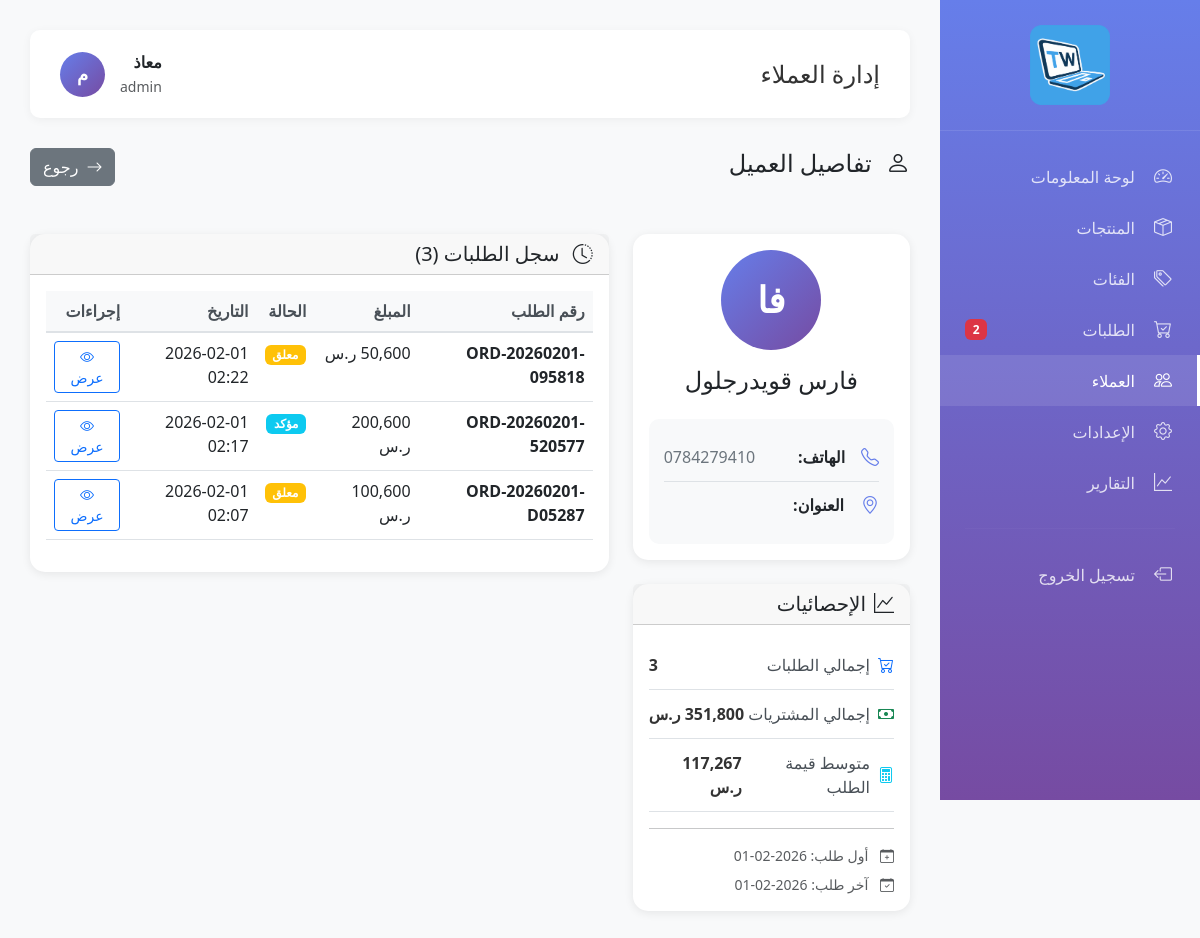
Screenshot of /admin/customers.php?view=0784279410 (signed in) with the database file from the repository.
### tables this page shows
CREATE TABLE `settings` (
  `id` int(11) NOT NULL,
  `setting_key` varchar(100) NOT NULL,
  `setting_value` text DEFAULT NULL,
  `setting_type` enum('text','number','boolean','json') DEFAULT 'text',
  `description` varchar(255) DEFAULT NULL,
  `updated_at` timestamp NOT NULL DEFAULT current_timestamp() ON UPDATE current_timestamp()
);

CREATE TABLE `orders` (
  `id` int(11) NOT NULL,
  `order_number` varchar(50) NOT NULL,
  `customer_id` int(11) NOT NULL,
  `customer_name` varchar(100) NOT NULL,
  `customer_email` varchar(100) DEFAULT NULL,
  `customer_phone` varchar(20) NOT NULL,
  `shipping_address` text NOT NULL,
  `shipping_city` varchar(100) NOT NULL,
  `postal_code` varchar(20) DEFAULT NULL,
  `subtotal` decimal(10,2) NOT NULL,
  `tax` decimal(10,2) DEFAULT 0.00,
  `shipping_cost` decimal(10,2) DEFAULT 0.00,
  `discount` decimal(10,2) DEFAULT 0.00,
  `total` decimal(10,2) NOT NULL,
  `status` enum('pending','confirmed','processing','shipped','delivered','cancelled','refunded') DEFAULT 'pending',
  `payment_method` enum('cash_on_delivery','bank_transfer','credit_card','mada') DEFAULT 'cash_on_delivery',
  `payment_status` enum('pending','paid','failed','refunded') DEFAULT 'pending',
  `notes` text DEFAULT NULL,
  `admin_notes` text DEFAULT NULL,
  `tracking_number` varchar(100) DEFAULT NULL,
  `ordered_at` timestamp NOT NULL DEFAULT current_timestamp(),
  `confirmed_at` datetime DEFAULT NULL,
  `shipped_at` datetime DEFAULT NULL,
  `delivered_at` datetime DEFAULT NULL,
  `updated_at` timestamp NOT NULL DEFAULT current_timestamp() ON UPDATE current_timestamp()
);

### includes/functions.php (called while the page is built, shortened)
<?php
require_once __DIR__ . '/../config/database.php';
function getSetting($key, $default = null) {
    $sql = "SELECT setting_value FROM settings WHERE setting_key = :key";
    $result = fetchOne($sql, ['key' => $key]);
    return $result ? $result['setting_value'] : $default;
}

### config/database.php (called while the page is built, shortened)
<?php
try {
    $dsn = "mysql:host=" . DB_HOST . ";dbname=" . DB_NAME . ";charset=" . DB_CHARSET;
    $options = [
        PDO::ATTR_ERRMODE            => PDO::ERRMODE_EXCEPTION,
        PDO::ATTR_DEFAULT_FETCH_MODE => PDO::FETCH_ASSOC,
        PDO::ATTR_EMULATE_PREPARES   => false,
        PDO::MYSQL_ATTR_INIT_COMMAND => "SET NAMES " . DB_CHARSET
    ];
    $pdo = new PDO($dsn, DB_USER, DB_PASS, $options);
} catch (PDOException $e) {
    die("خطأ في الاتصال بقاعدة البيانات: " . $e->getMessage());
}
function query($sql, $params = []) {
    global $pdo;
    try {
        $stmt = $pdo->prepare($sql);
        $stmt->execute($params);
        return $stmt;
    } catch (PDOException $e) {
        error_log("Database Error: " . $e->getMessage());
        return false;
    }
}
function fetchOne($sql, $params = []) {
    $stmt = query($sql, $params);
    return $stmt ? $stmt->fetch() : null;
}

### admin/customers.php (the view, shortened to what this page needs)
<?php
include 'includes/header.php';
global $pdo;
$sql = "SELECT
            customer_name,
            customer_phone,
            customer_email,
            shipping_address as address,
            COUNT(id) as total_orders,
            SUM(total) as total_spent,
            MAX(ordered_at) as last_order_date,
            MIN(ordered_at) as first_order_date
        FROM orders
        WHERE 1=1";
$params = [];
$sql .= " GROUP BY customer_phone
          ORDER BY total_spent DESC";
$stmt = $pdo->prepare($sql);
$stmt->execute($params);
$customers = $stmt->fetchAll();
$viewCustomer = null;
if (isset($_GET['view'])) {
    $phone = sanitizeInput($_GET['view']);
    foreach ($customers as $c) {
        if ($c['customer_phone'] == $phone) {
            $viewCustomer = $c;
            break;
        }
    }
    if ($viewCustomer) {
        $stmt = $pdo->prepare("SELECT * FROM orders WHERE customer_phone = ? ORDER BY ordered_at DESC");
        $stmt->execute([$phone]);
        $customerOrders = $stmt->fetchAll();
    }
}
$currency = getSetting('currency_symbol', 'دج');
?>
<?php if ($viewCustomer): ?>
    <div class="row g-4">
        <div class="col-12">
            <div class="d-flex justify-content-between align-items-center mb-4">
                <h4>
                    <i class="bi bi-person me-2"></i>
                    تفاصيل العميل
                </h4>
                <a href="customers.php" class="btn btn-secondary">
                    <i class="bi bi-arrow-right me-2"></i>رجوع
                </a>
            </div>
        </div>
        <div class="col-lg-4">
            <div class="card">
                <div class="card-body text-center">
                    <div class="customer-avatar mx-auto mb-3">
                        <?php echo mb_substr($viewCustomer['customer_name'], 0, 2); ?>
                    </div>
                    <h4><?php echo htmlspecialchars($viewCustomer['customer_name']); ?></h4>
                    <div class="customer-info mt-4 text-start">
                        <div class="info-item">
                            <i class="bi bi-telephone"></i>
                            <strong>الهاتف:</strong>
                            <span><?php echo htmlspecialchars($viewCustomer['customer_phone']); ?></span>
                        </div>
                        <div class="info-item">
                            <i class="bi bi-geo-alt"></i>
                            <strong>العنوان:</strong>
                        </div>
                    </div>
                </div>
            </div>
            <div class="card mt-4">
                <div class="card-header">
                    <h5 class="mb-0">
                        <i class="bi bi-graph-up me-2"></i>الإحصائيات
                    </h5>
                </div>
                <div class="card-body">
                    <div class="stat-row">
                        <div class="stat-label">
                            <i class="bi bi-cart-check text-primary"></i>
                            إجمالي الطلبات
                        </div>
                        <div class="stat-value"><?php echo $viewCustomer['total_orders']; ?></div>
                    </div>
                    <div class="stat-row">
                        <div class="stat-label">
                            <i class="bi bi-cash text-success"></i>
                            إجمالي المشتريات
                        </div>
                        <div class="stat-value"><?php echo number_format($viewCustomer['total_spent']); ?> <?php echo $currency; ?></div>
                    </div>
                    <div class="stat-row">
                        <div class="stat-label">
                            <i class="bi bi-calculator text-info"></i>
                            متوسط قيمة الطلب
                        </div>
                        <div class="stat-value">
                            <?php echo number_format($viewCustomer['total_spent'] / $viewCustomer['total_orders']); ?> <?php echo $currency; ?>
                        </div>
                    </div>
                    <hr>
                    <div class="text-muted small">
                        <div class="mb-2">
                            <i class="bi bi-calendar-plus me-2"></i>
                            أول طلب: <?php echo date('Y-m-d', strtotime($viewCustomer['first_order_date'])); ?>
                        </div>
                        <div>
                            <i class="bi bi-calendar-check me-2"></i>
                            آخر طلب: <?php echo date('Y-m-d', strtotime($viewCustomer['last_order_date'])); ?>
                        </div>
                    </div>
                </div>
            </div>
        </div>
        <div class="col-lg-8">
            <div class="card">
                <div class="card-header">
                    <h5 class="mb-0">
                        <i class="bi bi-clock-history me-2"></i>
                        سجل الطلبات (<?php echo count($customerOrders); ?>)
                    </h5>
                </div>
                <div class="card-body">
                    <div class="table-responsive">
                        <table class="table table-hover">
                            <thead>
                                <tr>
                                    <th>رقم الطلب</th>
                                    <th>المبلغ</th>
                                    <th>الحالة</th>
                                    <th>التاريخ</th>
                                    <th>إجراءات</th>
                                </tr>
                            </thead>
                            <tbody>
                                <?php foreach ($customerOrders as $order): ?>
                                    <tr>
                                        <td><strong><?php echo htmlspecialchars($order['order_number']); ?></strong></td>
                                        <td><?php echo number_format($order['total']); ?> <?php echo $currency; ?></td>
                                        <td>
                                            <?php
                                            $statusClass = [
                                                'pending' => 'warning',
                                                'confirmed' => 'info',
                                                'processing' => 'primary',
                                                'shipped' => 'success',
                                                'delivered' => 'success',
                                                'cancelled' => 'danger'
                                            ];
                                            $statusText = [
                                                'pending' => 'معلق',
                                                'confirmed' => 'مؤكد',
                                                'processing' => 'قيد المعالجة',
                                                'shipped' => 'تم الشحن',
                                                'delivered' => 'تم التوصيل',
                                                'cancelled' => 'ملغي'
                                            ];
                                            ?>
                                            <span class="badge bg-<?php echo $statusClass[$order['status']]; ?>">
                                                <?php echo $statusText[$order['status']]; ?>
                                            </span>
                                        </td>
                                        <td><?php echo date('Y-m-d H:i', strtotime($order['ordered_at'])); ?></td>
                                        <td>
                                            <a href="orders.php?view=<?php echo $order['id']; ?>"
                                               class="btn btn-sm btn-outline-primary">
                                                <i class="bi bi-eye"></i> عرض
                                            </a>
                                        </td>
                                    </tr>
                                <?php endforeach; ?>
                            </tbody>
                        </table>
                    </div>
                </div>
            </div>
        </div>
    </div>
<?php endif; ?>
<?php include 'includes/footer.php'; ?>

### admin/includes/header.php (style rules this page uses)
:root { --primary-color: #667eea; --secondary-color: #764ba2; --sidebar-width: 260px; }
body { font-family: 'Segoe UI', Tahoma, Geneva, Verdana, sans-serif; background-color: #f8f9fa; }
.table thead th { border-bottom: 2px solid #dee2e6; font-weight: 600; color: #495057; }

### admin/customers.php (style rules this page uses)
.customer-avatar { width: 100px; height: 100px; border-radius: 50%; background: linear-gradient(135deg, var(--primary-color), var(--secondary-color)); display: flex; align-items: center; justify-content: center; color: white; font-size: 36px; font-weight: 700; }
.customer-info { background: #f8f9fa; border-radius: 10px; padding: 15px; }
.info-item { padding: 10px 0; border-bottom: 1px solid #dee2e6; display: flex; align-items: center; gap: 10px; }
.info-item:last-child { border-bottom: none; }
.info-item i { color: var(--primary-color); font-size: 18px; width: 25px; }
.info-item strong { min-width: 80px; }
.info-item span { color: #6c757d; }
.stat-row { display: flex; justify-content: space-between; align-items: center; padding: 12px 0; border-bottom: 1px solid #dee2e6; }
.stat-label { display: flex; align-items: center; gap: 8px; color: #495057; }
.stat-value { font-weight: 700; color: #333; }
.card { border: none; border-radius: 15px; box-shadow: 0 2px 10px rgba(0,0,0,0.08); }
.table thead th { background: #f8f9fa; border-bottom: 2px solid #dee2e6; font-weight: 600; }

### rows the page displays
settings: setting_value "ر.س"
orders: order_number "ORD-20260201-095818", status "معلق", ordered_at "2026-02-01 02:22"
orders: order_number "ORD-20260201-520577", total "200,600", status "مؤكد", ordered_at "2026-02-01 02:17"
orders: order_number "ORD-20260201-D05287", total "100,600", status "معلق", ordered_at "2026-02-01 02:07"

### other values shown
$newOrdersCount "2"
$pageTitle "إدارة العملاء"
$_SESSION['admin_name'] "معاذ"
$_SESSION['admin_role'] "admin"
substr($_SESSION['admin_name'], 0, 2) "م"
mb_substr($viewCustomer['customer_name'], 0, 2) "فا"
$viewCustomer['customer_name'] "فارس قويدرجلول"
$viewCustomer['customer_phone'] "0784279410"
$viewCustomer['total_orders'] "3"
$viewCustomer['total_spent'] "351,800"
$viewCustomer['total_spent'] / $viewCustomer['total_orders'] "117,267"
date('Y-m-d', strtotime($viewCustomer['first_order_date'])) "2026-02-01"
date('Y-m-d', strtotime($viewCustomer['last_order_date'])) "2026-02-01"
count($customerOrders) "3"
